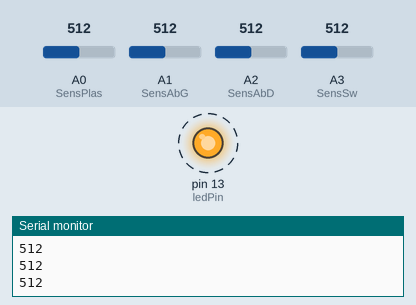
A sketch run on a simulated Arduino Uno, built with avr-gcc and run on an emulated ATmega328P. Shown: output pins drawn as LEDs (lit = HIGH), the last lines printed to the serial monitor. Dashed ring = blinking. The test bench sets the inputs (shaded band); at power-on: A0 (SensPlas) = 512, A1 (SensAbG) = 512, A2 (SensAbD) = 512, A3 (SensSw) = 512.

Above: at 1.2 s.
1.3 s: A0 (SensPlas) set to 20
At 1.3 s:
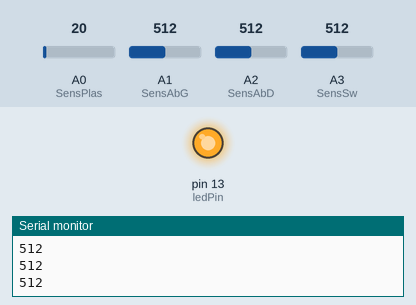
2.8 s: A1 (SensAbG) set to 31
4.3 s: A1 (SensAbG) set to 28
At 4.52 s:
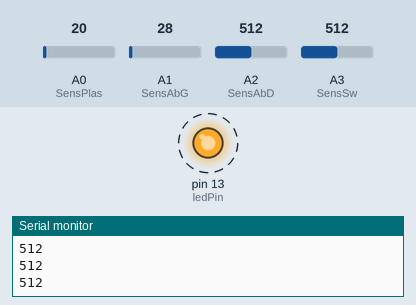
7.3 s: A1 (SensAbG) set to 306
At 8.7 s:
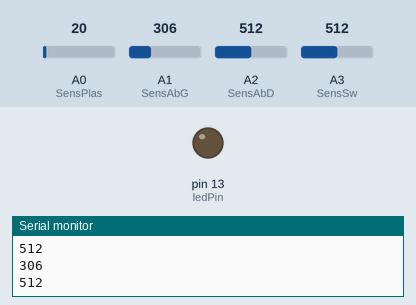
9.0 s: A0 (SensPlas) set to 50
At 9.19 s:
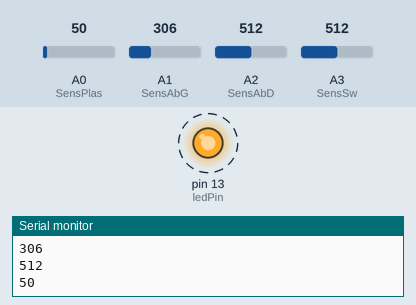
12.0 s: A1 (SensAbG) set to 20
At 12.0 s:
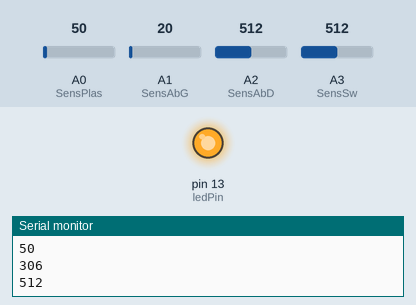
Timing chart, 0 to 14.5 s (numbered marks = the images above; inputs shaded):
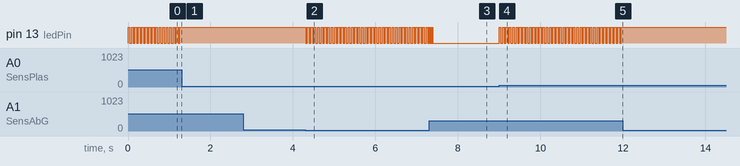

The sketch:

armure0.1.ino
```cpp
const int ledPin = 13;      // led connected to digital pin 13
const int SensPlas = A0; // the piezo is connected to analog pin 0
const int SensAbG = A1;
const int SensAbD = A2;
const int SensSw = A3;
const int thresPlas = 30;  // threshold value to decide when the detected sound is a knock or not
const int thresAbG = 30;
const int thresAbD = 30;
const int thresSw = 30;

int CoolPlas = 40 ;
int CoolAbG = 40 ;
int CoolAbD = 40 ;
int CoolSw = 50 ;

bool FlagPlas = HIGH ;
bool FlagAbG = HIGH ;
bool FlagAbD = HIGH ;
bool FlagSw = HIGH ;

unsigned long temps ;

unsigned long GatePlas ;
unsigned long GateAbG ;
unsigned long GateAbD ;
unsigned long GateSw ;

int puissPlas ;
int puissAbG ;
int puissAbD ;
int puissSw ;

int sensorReadPlas = 0;
int sensorReadAbG = 0;
int sensorReadAbD = 0;
int sensorReadSw = 0;

int OldsensorReadPlas = 0;
int OldsensorReadAbG = 0;
int OldsensorReadAbD = 0;
int OldsensorReadSw = 0;

int ledState = LOW;

void setup() {
  pinMode(ledPin, OUTPUT); // declare the ledPin as as OUTPUT
  Serial.begin(9600);       // use the serial port
}


void loop() {
   temps  = millis() ;


////////////////////////////////////////////////////////////////////////////////////////
////////////////////////////Arme///A3///////////////////////////////////////////////////
////////////////////////////////////////////////////////////////////////////////////////
////////////////////////////////////////////////////////////////////////////////////////

   OldsensorReadSw = sensorReadSw;

   sensorReadSw = analogRead(SensSw);

  if (sensorReadSw >= thresSw && FlagSw == HIGH) {

    FlagSw = LOW ;
    GateSw = temps + CoolSw ;
  }

if (GateSw > temps) {FlagSw = HIGH ;}


/*
   OldsensorReadSw = sensorReadSw;

   sensorReadSw = analogRead(SensSw);

  if (sensorReadSw >= thresSw && FlagSw == HIGH) {
    ledState = !ledState;
    digitalWrite(ledPin, ledState);


    FlagSw = LOW ;
    GateSw = temps + CoolSw ;
   // puissSw = sensorReadSw ;
  }

if (GateSw < temps) {FlagSw = HIGH ;}

if (sensorReadSw >= thresSw && puissSw < sensorReadSw ) {
  puissSw = sensorReadSw;
  }

if (FlagSw == HIGH) {
  if(puissSw > 40) {
 //   Serial.print("Epee ");
    Serial.println(sensorReadSw);
    }
  puissSw = 0;}*/


////////////////////////////////////////////////////////////////////////////////////////
////////////////////////////Plastron//A0////////////////////////////////////////////////
////////////////////////////////////////////////////////////////////////////////////////
////////////////////////////////////////////////////////////////////////////////////////


   OldsensorReadPlas = sensorReadPlas;

   sensorReadPlas = analogRead(SensPlas);

  if (sensorReadPlas >= thresPlas && FlagPlas == HIGH) {
    ledState = !ledState;
    digitalWrite(ledPin, ledState);


    FlagPlas = LOW ;
    GatePlas = temps + CoolPlas ;
   // puissPlas = sensorReadPlas ;
  }

if (GatePlas < temps) {FlagPlas = HIGH ;}

if (sensorReadPlas >= thresPlas && puissPlas < sensorReadPlas ) {
  puissPlas = sensorReadPlas;
  }

if (FlagPlas == HIGH && FlagSw == HIGH) {
  if(puissPlas > 40) {

   // Serial.print("Torse ");
    Serial.println(sensorReadPlas);

}
  puissPlas = 0;}


////////////////////////////////////////////////////////////////////////////////////////
/////////////////////////////////Avant-bras Gauche//A1////////////////////////////////
////////////////////////////////////////////////////////////////////////////////////////
////////////////////////////////////////////////////////////////////////////////////////


   OldsensorReadAbG = sensorReadAbG;

   sensorReadAbG = analogRead(SensAbG);

  if (sensorReadAbG >= thresAbG && FlagAbG == HIGH) {
    ledState = !ledState;
    digitalWrite(ledPin, ledState);


    FlagAbG = LOW ;
    GateAbG = temps + CoolAbG ;
   // puissAbG = sensorReadAbG ;
  }

if (GateAbG < temps) {FlagAbG = HIGH ;}

if (sensorReadAbG >= thresAbG && puissAbG < sensorReadAbG ) {
  puissAbG = sensorReadAbG;
  }

if (FlagAbG == HIGH && FlagSw == HIGH) {
  if(puissAbG > 40) {
   // Serial.print("Avant-bras gauche ");
    Serial.println(sensorReadAbG);

}
  puissAbG = 0;}


////////////////////////////////////////////////////////////////////////////////////////
////////////////////////////Avant-bras droit//A2///////////////////////////////////////
////////////////////////////////////////////////////////////////////////////////////////
////////////////////////////////////////////////////////////////////////////////////////


   OldsensorReadAbD = sensorReadAbD;

   sensorReadAbD = analogRead(SensAbD);

  if (sensorReadAbD >= thresAbD && FlagAbD == HIGH) {
    ledState = !ledState;
    digitalWrite(ledPin, ledState);


    FlagAbD = LOW ;
    GateAbD = temps + CoolAbD ;
   // puissAbD = sensorReadAbD ;
  }

if (GateAbD < temps) {FlagAbD = HIGH ;}

if (sensorReadAbD >= thresAbD && puissAbD < sensorReadAbD ) {
  puissAbD = sensorReadAbD;
  }

if (FlagAbD == HIGH && FlagSw == HIGH) {
  if(puissAbD > 40) {
 //   Serial.print("Avant-bras droit ");
    Serial.println(sensorReadAbD);
    }
  puissAbD = 0;}


//Serial.println(sensorReadPlas);
 /* Serial.print(OldsensorReadPlas);
    Serial.print(" ");
    Serial.print(sensorReadPlas);
    Serial.print(" ");*/


}
```

Measured:
- the behaviour switches between 30 and 29 on A1 (SensAbG) (found by bisection; images 1 and 2)
- after the input at 1.3 s, pin 13 (ledPin): stops changing and stays HIGH
- after the input at 4.3 s, pin 13 (ledPin): alternates HIGH for 0.04 s and LOW for 0.04 s, starting at once
- after the input at 7.3 s, pin 13 (ledPin): alternates HIGH for 0.01 s and LOW for 0.03 s, 5 changes in all, then stays LOW, starting at once
- after the input at 9.0 s, pin 13 (ledPin): alternates HIGH for 0.04 s and LOW for 0.04 s, starting at once
- after the input at 12.0 s, pin 13 (ledPin): stops changing and stays HIGH
- by itself, pin 13 (ledPin): alternates HIGH for 0.04 s and LOW for 0.04 s
